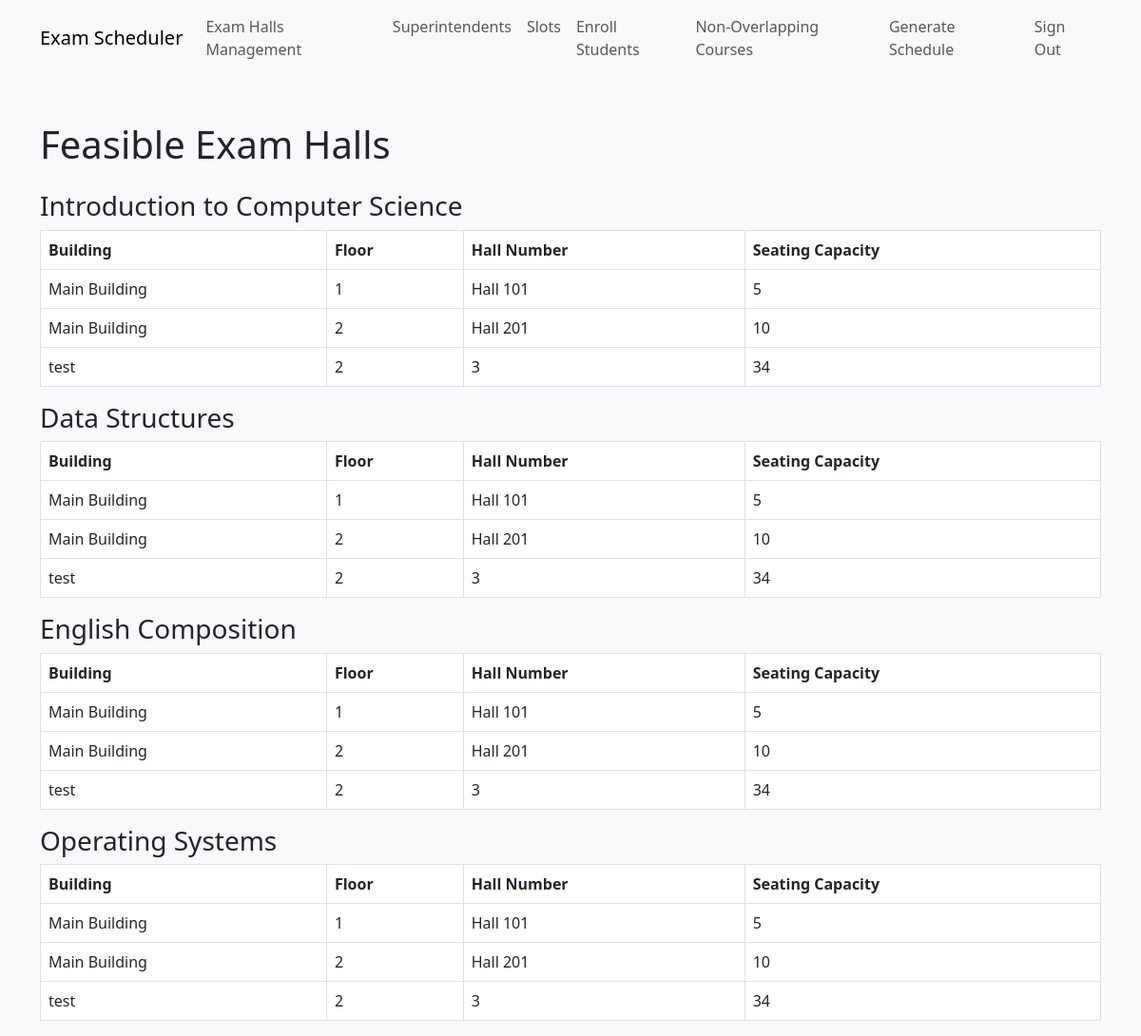
The app's page /exam_cordinate/views/exam_halls/feasible_exam_halls.php with its own data.
### tables this page shows
CREATE TABLE `exam_halls` (
  `id` int(11) NOT NULL,
  `building` varchar(100) NOT NULL,
  `floor` int(11) NOT NULL,
  `hall_number` varchar(50) NOT NULL,
  `seating_capacity` int(11) NOT NULL
);

### exam_cordinate/views/exam_halls/feasible_exam_halls.php (the view, shortened to what this page needs)
<?php
require '../../../config/db.php';
$courses = $pdo->query("SELECT c.id AS course_id, c.course_name, COUNT(e.student_id) AS enrollment_count
                         FROM courses c
                         LEFT JOIN enrollments e ON c.id = e.course_id
                         GROUP BY c.id, c.course_name")->fetchAll(PDO::FETCH_ASSOC);
$exam_halls = $pdo->query("SELECT id, building, floor, hall_number, seating_capacity FROM exam_halls")->fetchAll(PDO::FETCH_ASSOC);
$feasible_exam_halls = [];
foreach ($courses as $course) {
    $feasible_exam_halls[$course['course_name']] = [];
    foreach ($exam_halls as $hall) {
        if ($hall['seating_capacity'] >= $course['enrollment_count']) {
            $feasible_exam_halls[$course['course_name']][] = [
                'id' => $hall['id'],
                'building' => $hall['building'],
                'floor' => $hall['floor'],
                'hall_number' => $hall['hall_number'],
                'seating_capacity' => $hall['seating_capacity']
            ];
        }
    }
}
?>
<!DOCTYPE html>
<html lang="en">
<head>
    <link href="https://cdn.jsdelivr.net/npm/bootstrap@5.3.0-alpha3/dist/css/bootstrap.min.css" rel="stylesheet">
</head>
<body class="bg-light">
<?php include('../layout/header.php'); ?>
<div class="container mt-5">
    <h1 class="mb-4">Feasible Exam Halls</h1>
    <?php foreach ($feasible_exam_halls as $course_name => $halls): ?>
        <h3><?= $course_name ?></h3>
        <?php if (!empty($halls)): ?>
            <table class="table table-bordered">
                <thead>
                    <tr>
                        <th>Building</th>
                        <th>Floor</th>
                        <th>Hall Number</th>
                        <th>Seating Capacity</th>
                    </tr>
                </thead>
                <tbody>
                    <?php foreach ($halls as $hall): ?>
                        <tr>
                            <td><?= $hall['building'] ?></td>
                            <td><?= $hall['floor'] ?></td>
                            <td><?= $hall['hall_number'] ?></td>
                            <td><?= $hall['seating_capacity'] ?></td>
                        </tr>
                    <?php endforeach; ?>
                </tbody>
            </table>
        <?php else: ?>
            <p>No feasible exam halls found for this course.</p>
        <?php endif; ?>
    <?php endforeach; ?>
</div>
</body>
</html>

### records on screen
exam_halls: building "Main Building", floor "1", hall_number "Hall 101", seating_capacity "5"
exam_halls: building "Main Building", floor "2", hall_number "Hall 201", seating_capacity "10"
exam_halls: building "test", floor "2", hall_number "3", seating_capacity "34"

### other values on screen
$course_name "Introduction to Computer Science"
$course_name "Data Structures"
$course_name "English Composition"
$course_name "Operating Systems"
